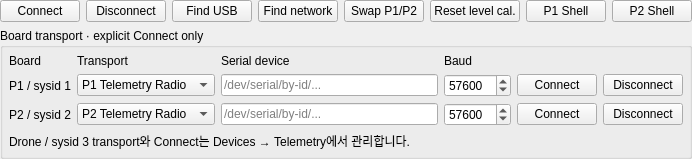
<?xml version='1.0' encoding='utf-8'?>
<ui version="4.0">
  <class>ConnectionControls</class>
  <widget class="QWidget" name="ConnectionControls">
    <layout class="QVBoxLayout" name="controlsLayout">
      <property name="leftMargin">
        <number>0</number>
      </property>
      <property name="topMargin">
        <number>0</number>
      </property>
      <property name="rightMargin">
        <number>0</number>
      </property>
      <property name="bottomMargin">
        <number>0</number>
      </property>
      <property name="spacing">
        <number>6</number>
      </property>
      <item>
        <layout class="QHBoxLayout" name="actionsLayout">
          <property name="leftMargin">
            <number>0</number>
          </property>
          <property name="topMargin">
            <number>0</number>
          </property>
          <property name="rightMargin">
            <number>0</number>
          </property>
          <property name="bottomMargin">
            <number>0</number>
          </property>
          <property name="spacing">
            <number>6</number>
          </property>
          <item>
            <widget class="QPushButton" name="action_connect_mavlink">
              <property name="text">
                <string>Connect</string>
              </property>
              <property name="commandId" stdset="0">
                <string>pixhawk.connect_mavlink</string>
              </property>
            </widget>
          </item>
          <item>
            <widget class="QPushButton" name="action_disconnect_mavlink">
              <property name="text">
                <string>Disconnect</string>
              </property>
              <property name="commandId" stdset="0">
                <string>pixhawk.disconnect_mavlink</string>
              </property>
            </widget>
          </item>
          <item>
            <widget class="QPushButton" name="action_discover_usb">
              <property name="text">
                <string>Find USB</string>
              </property>
              <property name="commandId" stdset="0">
                <string>pixhawk.discover_usb</string>
              </property>
            </widget>
          </item>
          <item>
            <widget class="QPushButton" name="action_discover_mavlink_candidates">
              <property name="text">
                <string>Find network</string>
              </property>
              <property name="commandId" stdset="0">
                <string>pixhawk.discover_mavlink_candidates</string>
              </property>
            </widget>
          </item>
          <item>
            <widget class="QPushButton" name="action_swap">
              <property name="text">
                <string>Swap P1/P2</string>
              </property>
              <property name="commandId" stdset="0">
                <string>alignment.swap_pixhawks</string>
              </property>
            </widget>
          </item>
          <item>
            <widget class="QPushButton" name="action_reset_level_calibration">
              <property name="text">
                <string>Reset level cal.</string>
              </property>
              <property name="commandId" stdset="0">
                <string>pixhawk.reset_level_calibration</string>
              </property>
            </widget>
          </item>
          <item>
            <widget class="QPushButton" name="left_shell">
              <property name="text">
                <string>P1 Shell</string>
              </property>
              <property name="toolTip">
                <string>활성 Ethernet MAVLink 연결로 PX4 Shell을 엽니다.</string>
              </property>
            </widget>
          </item>
          <item>
            <widget class="QPushButton" name="right_shell">
              <property name="text">
                <string>P2 Shell</string>
              </property>
              <property name="toolTip">
                <string>활성 Ethernet MAVLink 연결로 PX4 Shell을 엽니다.</string>
              </property>
            </widget>
          </item>
        </layout>
      </item>
      <item>
        <widget class="QGroupBox" name="transport_group">
          <property name="title">
            <string>Board transport · explicit Connect only</string>
          </property>
          <layout class="QGridLayout" name="transport_groupLayout">
            <property name="leftMargin">
              <number>6</number>
            </property>
            <property name="topMargin">
              <number>6</number>
            </property>
            <property name="rightMargin">
              <number>6</number>
            </property>
            <property name="bottomMargin">
              <number>6</number>
            </property>
            <property name="spacing">
              <number>6</number>
            </property>
            <item row="0" column="0">
              <widget class="QLabel" name="transportLabel0">
                <property name="text">
                  <string>Board</string>
                </property>
              </widget>
            </item>
            <item row="0" column="1">
              <widget class="QLabel" name="transportLabel1">
                <property name="text">
                  <string>Transport</string>
                </property>
              </widget>
            </item>
            <item row="0" column="2">
              <widget class="QLabel" name="transportLabel2">
                <property name="text">
                  <string>Serial device</string>
                </property>
              </widget>
            </item>
            <item row="0" column="3">
              <widget class="QLabel" name="transportLabel3">
                <property name="text">
                  <string>Baud</string>
                </property>
              </widget>
            </item>
            <item row="1" column="0">
              <widget class="QLabel" name="leftBoard">
                <property name="text">
                  <string>P1 / sysid 1</string>
                </property>
              </widget>
            </item>
            <item row="1" column="1">
              <widget class="QComboBox" name="left_transport">
                <item>
                  <property name="text">
                    <string>P1 Telemetry Radio</string>
                  </property>
                </item>
                <item>
                  <property name="text">
                    <string>Ethernet</string>
                  </property>
                </item>
                <item>
                  <property name="text">
                    <string>USB</string>
                  </property>
                </item>
              </widget>
            </item>
            <item row="1" column="2">
              <widget class="QLineEdit" name="left_device">
                <property name="placeholderText">
                  <string>/dev/serial/by-id/...</string>
                </property>
              </widget>
            </item>
            <item row="1" column="3">
              <widget class="QSpinBox" name="left_baud">
                <property name="minimum">
                  <number>1200</number>
                </property>
                <property name="maximum">
                  <number>4000000</number>
                </property>
                <property name="value">
                  <number>57600</number>
                </property>
              </widget>
            </item>
            <item row="1" column="4">
              <widget class="QPushButton" name="left_connect">
                <property name="text">
                  <string>Connect</string>
                </property>
              </widget>
            </item>
            <item row="1" column="5">
              <widget class="QPushButton" name="left_disconnect">
                <property name="text">
                  <string>Disconnect</string>
                </property>
              </widget>
            </item>
            <item row="2" column="0">
              <widget class="QLabel" name="rightBoard">
                <property name="text">
                  <string>P2 / sysid 2</string>
                </property>
              </widget>
            </item>
            <item row="2" column="1">
              <widget class="QComboBox" name="right_transport">
                <item>
                  <property name="text">
                    <string>P2 Telemetry Radio</string>
                  </property>
                </item>
                <item>
                  <property name="text">
                    <string>Ethernet</string>
                  </property>
                </item>
                <item>
                  <property name="text">
                    <string>USB</string>
                  </property>
                </item>
              </widget>
            </item>
            <item row="2" column="2">
              <widget class="QLineEdit" name="right_device">
                <property name="placeholderText">
                  <string>/dev/serial/by-id/...</string>
                </property>
              </widget>
            </item>
            <item row="2" column="3">
              <widget class="QSpinBox" name="right_baud">
                <property name="minimum">
                  <number>1200</number>
                </property>
                <property name="maximum">
                  <number>4000000</number>
                </property>
                <property name="value">
                  <number>57600</number>
                </property>
              </widget>
            </item>
            <item row="2" column="4">
              <widget class="QPushButton" name="right_connect">
                <property name="text">
                  <string>Connect</string>
                </property>
              </widget>
            </item>
            <item row="2" column="5">
              <widget class="QPushButton" name="right_disconnect">
                <property name="text">
                  <string>Disconnect</string>
                </property>
              </widget>
            </item>
            <item row="3" column="0" rowspan="1" colspan="6">
              <widget class="QLabel" name="droneHint">
                <property name="text">
                  <string>Drone / sysid 3 transport와 Connect는 Devices → Telemetry에서 관리합니다.</string>
                </property>
                <property name="wordWrap">
                  <bool>true</bool>
                </property>
              </widget>
            </item>
          </layout>
        </widget>
      </item>
    </layout>
  </widget>
  <resources />
  <connections />
</ui>
